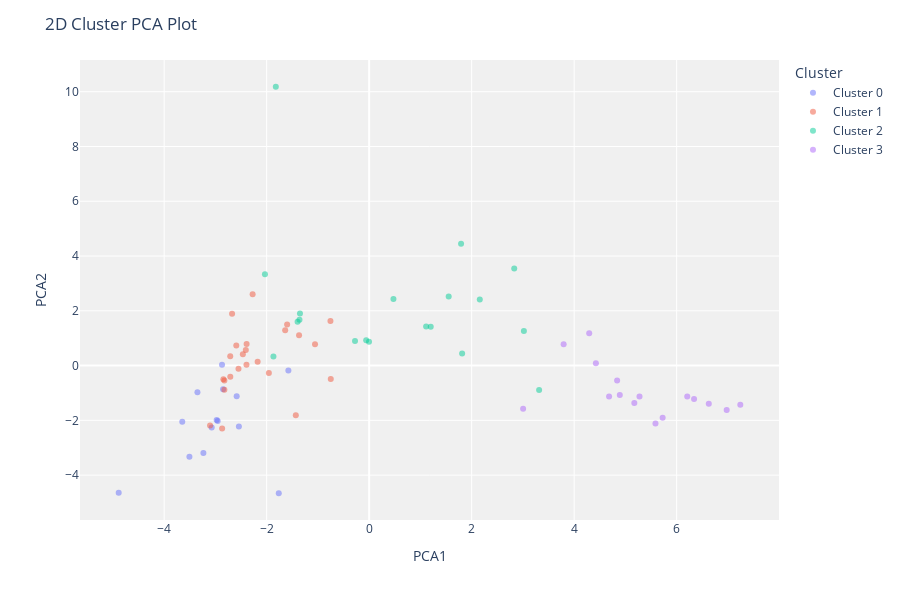

The notebook cell saved with this chart:
### Code cell
plot_model(KMeanClusteringModel, plot='cluster')

### Figure 1 — Plotly figure (JSON) as saved in the notebook; plotly's stock layout.template omitted (floating-point values rounded to 4 significant figures)
{"data": [{"customdata": [["M"], ["F"], ["M"], ["F"], ["M"], ["M"], ["F"], ["M"], ["M"], ["M"], ["F"], ["F"], ["F"], ["F"]], "hovertemplate": "Cluster=Cluster 0<br>PCA1=%{x}<br>PCA2=%{y}<br>Feature=%{customdata[0]}<extra></extra>", "legendgroup": "Cluster 0", "marker": {"color": "#636efa", "opacity": 0.5, "symbol": "circle"}, "mode": "markers", "name": "Cluster 0", "orientation": "v", "showlegend": true, "textposition": "top center", "type": "scatter", "x": [-2.975, -1.576, -3.35, -3.507, -2.585, -3.072, -3.647, -4.887, -2.956, -2.851, -2.871, -2.541, -3.234, -1.764], "xaxis": "x", "y": [-1.985, -0.1778, -0.9735, -3.329, -1.12, -2.258, -2.047, -4.641, -2.021, -0.8627, 0.03277, -2.228, -3.193, -4.661], "yaxis": "y"}, {"customdata": [["M"], ["M"], ["F"], ["F"], ["F"], ["M"], ["F"], ["F"], ["M"], ["F"], ["M"], ["M"], ["F"], ["F"], ["M"], ["M"], ["M"], ["F"], ["F"], ["F"], ["M"], ["M"], ["M"], ["F"]], "hovertemplate": "Cluster=Cluster 1<br>PCA1=%{x}<br>PCA2=%{y}<br>Feature=%{customdata[0]}<extra></extra>", "legendgroup": "Cluster 1", "marker": {"color": "#EF553B", "opacity": 0.5, "symbol": "circle"}, "mode": "markers", "name": "Cluster 1", "orientation": "v", "showlegend": true, "textposition": "top center", "type": "scatter", "x": [-1.638, -2.844, -2.464, -2.825, -1.957, -2.406, -2.176, -2.709, -2.394, -3.104, -2.592, -1.431, -2.711, -0.7489, -2.869, -1.368, -1.6, -2.391, -2.825, -2.549, -1.056, -2.274, -0.755, -2.674], "xaxis": "x", "y": [1.293, -0.5018, 0.4114, -0.5443, -0.2706, 0.5727, 0.139, -0.4111, 0.03279, -2.189, 0.7294, -1.817, 0.3372, -0.4898, -2.297, 1.107, 1.502, 0.7851, -0.8808, -0.1178, 0.7746, 2.602, 1.624, 1.892], "yaxis": "y"}, {"customdata": [["F"], ["F"], ["M"], ["M"], ["M"], ["F"], ["F"], ["F"], ["M"], ["F"], ["F"], ["M"], ["M"], ["F"], ["F"], ["M"], ["M"], ["F"], ["F"]], "hovertemplate": "Cluster=Cluster 2<br>PCA1=%{x}<br>PCA2=%{y}<br>Feature=%{customdata[0]}<extra></extra>", "legendgroup": "Cluster 2", "marker": {"color": "#00cc96", "opacity": 0.5, "symbol": "circle"}, "mode": "markers", "name": "Cluster 2", "orientation": "v", "showlegend": true, "textposition": "top center", "type": "scatter", "x": [3.316, 1.201, 1.551, -1.36, 3.019, -0.002971, -1.397, 1.112, -0.2761, 2.83, -2.033, -1.821, -1.35, -1.868, 0.4741, 1.793, 1.814, 2.158, -0.05791], "xaxis": "x", "y": [-0.8874, 1.422, 2.526, 1.676, 1.264, 0.8679, 1.602, 1.424, 0.9, 3.545, 3.333, 10.18, 1.898, 0.335, 2.434, 4.445, 0.4447, 2.415, 0.9296], "yaxis": "y"}, {"customdata": [["M"], ["F"], ["F"], ["F"], ["F"], ["F"], ["M"], ["M"], ["F"], ["F"], ["M"], ["M"], ["M"], ["M"], ["F"], ["M"]], "hovertemplate": "Cluster=Cluster 3<br>PCA1=%{x}<br>PCA2=%{y}<br>Feature=%{customdata[0]}<extra></extra>", "legendgroup": "Cluster 3", "marker": {"color": "#ab63fa", "opacity": 0.5, "symbol": "circle"}, "mode": "markers", "name": "Cluster 3", "orientation": "v", "showlegend": true, "textposition": "top center", "type": "scatter", "x": [6.975, 4.681, 3.794, 4.424, 4.294, 6.627, 6.339, 5.275, 5.726, 4.89, 6.206, 4.838, 5.174, 7.241, 5.586, 3.004], "xaxis": "x", "y": [-1.623, -1.132, 0.7834, 0.08805, 1.177, -1.391, -1.219, -1.128, -1.901, -1.071, -1.13, -0.5418, -1.369, -1.426, -2.117, -1.574], "yaxis": "y"}], "layout": {"height": 600, "legend": {"title": {"text": "Cluster"}, "tracegroupgap": 0}, "margin": {"t": 60}, "plot_bgcolor": "rgb(240,240,240)", "title": {"text": "2D Cluster PCA Plot"}, "xaxis": {"anchor": "y", "domain": [0, 1], "title": {"text": "PCA1"}}, "yaxis": {"anchor": "x", "domain": [0, 1], "title": {"text": "PCA2"}}}}
